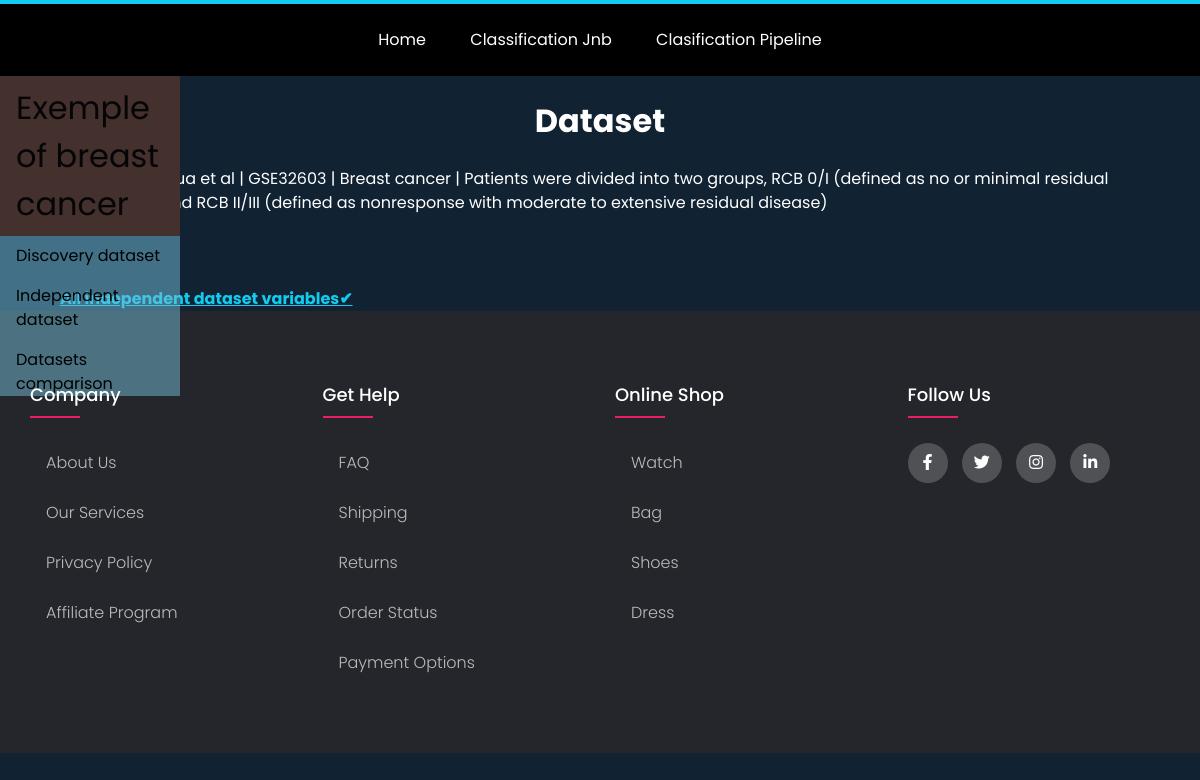
Screenshot of /independent_dataset/1 with the database file from the repository.
### flaskproject.py (models this page shows, shortened)
class Indep(db.Model):
    __tablename__ = 'Independent_data'
    id = db.Column(db.Integer, primary_key=True)
    title = db.Column(db.String(255))
    content = db.Column(db.Text)

### flaskproject.py (the view)
@app.route('/independent_dataset/<int:id>')
def independent_dataset_show(id):
    row_data = Indep.query.get(id)
    return render_template('pages/independent_dataset/show.html', row_data=row_data)

### templates/pages/independent_dataset/show.html (shortened to what this page needs)
{% extends 'layouts/default.html' %}
{% block body %}
    <h1>{{row_data.title}}</h1>
    <p>{{row_data.content}}</p>
    <br>
    <br>
    <br>
    <strong><p><a href="{{ url_for('independent_dataset') }}">All independent dataset variables✔</a></p></strong>
{% endblock %}

### static/css/_navH.css (style rules this page uses)
body { background-color: #123; color: #fff; }
a { color: #1ce; }
h1 { text-align: center; }

### static/css/footer.css (style rules this page uses)
body { line-height: 1.5; font-family: 'Poppins', sans-serif; }
* { margin:0; padding:0; box-sizing: border-box; }

### rows the page displays
Indep: title "Dataset", content "2015 | Magbanua et al | GSE32603 | Breast cancer | Patients were divided into two groups, RCB 0/I (defined as no or minimal residual tumor cells) and RCB II/III (defined as nonresponse with moderate to extensive residual disease)"
